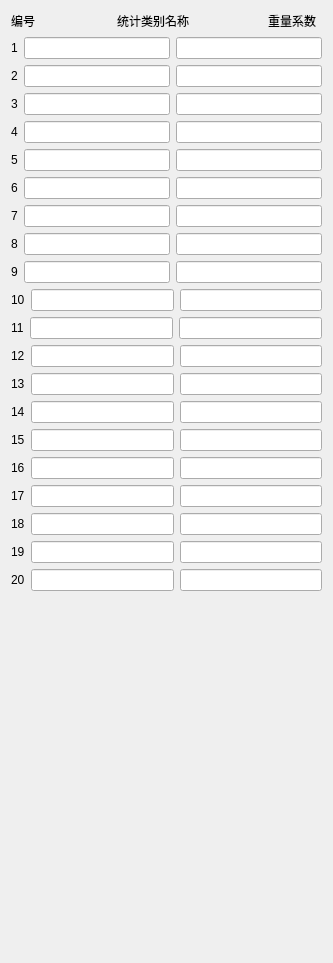
        <widget class="QWidget" name="scrollAreaWidgetContents_2">
         <property name="geometry">
          <rect>
           <x>0</x>
           <y>0</y>
           <width>333</width>
           <height>963</height>
          </rect>
         </property>
         <layout class="QGridLayout" name="gridLayout_3">
          <item row="18" column="1" colspan="7">
           <layout class="QGridLayout" name="gridLayout_84">
            <item row="0" column="2">
             <layout class="QHBoxLayout" name="horizontalLayout_346">
              <item>
               <widget class="myLineEdit" name="lineEditStatisticId_16">
                <property name="maximumSize">
                 <size>
                  <width>200</width>
                  <height>16777215</height>
                 </size>
                </property>
               </widget>
              </item>
             </layout>
            </item>
            <item row="0" column="1">
             <widget class="myLineEdit" name="bigclass1NameEdit_16"/>
            </item>
            <item row="0" column="0">
             <widget class="QLabel" name="label_18">
              <property name="text">
               <string>16</string>
              </property>
             </widget>
            </item>
           </layout>
          </item>
          <item row="17" column="1" colspan="7">
           <layout class="QGridLayout" name="gridLayout_70">
            <item row="0" column="2">
             <layout class="QHBoxLayout" name="horizontalLayout_332">
              <item>
               <widget class="myLineEdit" name="lineEditStatisticId_15">
                <property name="maximumSize">
                 <size>
                  <width>200</width>
                  <height>16777215</height>
                 </size>
                </property>
               </widget>
              </item>
             </layout>
            </item>
            <item row="0" column="1">
             <widget class="myLineEdit" name="bigclass1NameEdit_15"/>
            </item>
            <item row="0" column="0">
             <widget class="QLabel" name="label_17">
              <property name="text">
               <string>15</string>
              </property>
             </widget>
            </item>
           </layout>
          </item>
          <item row="13" column="1" colspan="7">
           <layout class="QGridLayout" name="gridLayout_73">
            <item row="0" column="2">
             <layout class="QHBoxLayout" name="horizontalLayout_335">
              <item>
               <widget class="myLineEdit" name="lineEditStatisticId_11">
                <property name="maximumSize">
                 <size>
                  <width>200</width>
                  <height>16777215</height>
                 </size>
                </property>
               </widget>
              </item>
             </layout>
            </item>
            <item row="0" column="1">
             <widget class="myLineEdit" name="bigclass1NameEdit_11"/>
            </item>
            <item row="0" column="0">
             <widget class="QLabel" name="label_13">
              <property name="text">
               <string>11</string>
              </property>
             </widget>
            </item>
           </layout>
          </item>
          <item row="21" column="1" colspan="7">
           <layout class="QGridLayout" name="gridLayout_90">
            <item row="0" column="2">
             <layout class="QHBoxLayout" name="horizontalLayout_352">
              <item>
               <widget class="myLineEdit" name="lineEditStatisticId_19">
                <property name="maximumSize">
                 <size>
                  <width>200</width>
                  <height>16777215</height>
                 </size>
                </property>
               </widget>
              </item>
             </layout>
            </item>
            <item row="0" column="1">
             <widget class="myLineEdit" name="bigclass1NameEdit_19"/>
            </item>
            <item row="0" column="0">
             <widget class="QLabel" name="label_21">
              <property name="text">
               <string>19</string>
              </property>
             </widget>
            </item>
           </layout>
          </item>
          <item row="19" column="1" colspan="7">
           <layout class="QGridLayout" name="gridLayout_88">
            <item row="0" column="1">
             <widget class="myLineEdit" name="bigclass1NameEdit_17"/>
            </item>
            <item row="0" column="2">
             <layout class="QHBoxLayout" name="horizontalLayout_350">
              <item>
               <widget class="myLineEdit" name="lineEditStatisticId_17">
                <property name="maximumSize">
                 <size>
                  <width>200</width>
                  <height>16777215</height>
                 </size>
                </property>
               </widget>
              </item>
             </layout>
            </item>
            <item row="0" column="0">
             <widget class="QLabel" name="label_19">
              <property name="text">
               <string>17</string>
              </property>
             </widget>
            </item>
           </layout>
          </item>
          <item row="11" column="1" colspan="7">
           <layout class="QGridLayout" name="gridLayout_61">
            <item row="0" column="1">
             <widget class="myLineEdit" name="bigclass1NameEdit_9"/>
            </item>
            <item row="0" column="2">
             <layout class="QHBoxLayout" name="horizontalLayout_323">
              <item>
               <widget class="myLineEdit" name="lineEditStatisticId_9">
                <property name="maximumSize">
                 <size>
                  <width>200</width>
                  <height>16777215</height>
                 </size>
                </property>
               </widget>
              </item>
             </layout>
            </item>
            <item row="0" column="0">
             <widget class="QLabel" name="label_11">
              <property name="text">
               <string>9</string>
              </property>
             </widget>
            </item>
           </layout>
          </item>
          <item row="1" column="6">
           <widget class="QLabel" name="label_26">
            <property name="text">
             <string>重量系数</string>
            </property>
           </widget>
          </item>
          <item row="4" column="1" colspan="7">
           <layout class="QGridLayout" name="gridLayout_62">
            <item row="0" column="3">
             <layout class="QHBoxLayout" name="horizontalLayout_324">
              <item>
               <widget class="myLineEdit" name="lineEditStatisticId_2">
                <property name="maximumSize">
                 <size>
                  <width>200</width>
                  <height>16777215</height>
                 </size>
                </property>
               </widget>
              </item>
             </layout>
            </item>
            <item row="0" column="2">
             <widget class="myLineEdit" name="bigclass1NameEdit_2"/>
            </item>
            <item row="0" column="1">
             <widget class="QLabel" name="label_3">
              <property name="text">
               <string>2</string>
              </property>
             </widget>
            </item>
           </layout>
          </item>
          <item row="3" column="1" colspan="7">
           <layout class="QGridLayout" name="gridLayout_56">
            <item row="1" column="2">
             <layout class="QHBoxLayout" name="horizontalLayout_318">
              <item>
               <widget class="myLineEdit" name="lineEditStatisticId_1">
                <property name="maximumSize">
                 <size>
                  <width>200</width>
                  <height>16777215</height>
                 </size>
                </property>
               </widget>
              </item>
             </layout>
            </item>
            <item row="1" column="1">
             <widget class="myLineEdit" name="bigclass1NameEdit_1"/>
            </item>
            <item row="1" column="0">
             <widget class="QLabel" name="label_2">
              <property name="text">
               <string>1</string>
              </property>
             </widget>
            </item>
           </layout>
          </item>
          <item row="12" column="1" colspan="7">
           <layout class="QGridLayout" name="gridLayout_64">
            <item row="0" column="2">
             <layout class="QHBoxLayout" name="horizontalLayout_326">
              <item>
               <widget class="myLineEdit" name="lineEditStatisticId_10">
                <property name="maximumSize">
                 <size>
                  <width>200</width>
                  <height>16777215</height>
                 </size>
                </property>
               </widget>
              </item>
             </layout>
            </item>
            <item row="0" column="1">
             <widget class="myLineEdit" name="bigclass1NameEdit_10"/>
            </item>
            <item row="0" column="0">
             <widget class="QLabel" name="label_12">
              <property name="text">
               <string>10</string>
              </property>
             </widget>
            </item>
           </layout>
          </item>
          <item row="7" column="1" colspan="7">
           <layout class="QGridLayout" name="gridLayout_58">
            <item row="0" column="2">
             <layout class="QHBoxLayout" name="horizontalLayout_320">
              <item>
               <widget class="myLineEdit" name="lineEditStatisticId_5">
                <property name="maximumSize">
                 <size>
                  <width>200</width>
                  <height>16777215</height>
                 </size>
                </property>
               </widget>
              </item>
             </layout>
            </item>
            <item row="0" column="1">
             <widget class="myLineEdit" name="bigclass1NameEdit_5"/>
            </item>
            <item row="0" column="0">
             <widget class="QLabel" name="label_7">
              <property name="text">
               <string>5</string>
              </property>
             </widget>
            </item>
           </layout>
          </item>
          <item row="15" column="1" colspan="7">
           <layout class="QGridLayout" name="gridLayout_67">
            <item row="0" column="1">
             <widget class="myLineEdit" name="bigclass1NameEdit_13"/>
            </item>
            <item row="0" column="2">
             <layout class="QHBoxLayout" name="horizontalLayout_329">
              <item>
               <widget class="myLineEdit" name="lineEditStatisticId_13">
                <property name="maximumSize">
                 <size>
                  <width>200</width>
                  <height>16777215</height>
                 </size>
                </property>
               </widget>
              </item>
             </layout>
            </item>
            <item row="0" column="0">
             <widget class="QLabel" name="label_15">
              <property name="text">
               <string>13</string>
              </property>
             </widget>
            </item>
           </layout>
          </item>
          <item row="6" column="1" colspan="7">
           <layout class="QGridLayout" name="gridLayout_57">
            <item row="0" column="2">
             <layout class="QHBoxLayout" name="horizontalLayout_319">
              <item>
               <widget class="myLineEdit" name="lineEditStatisticId_4">
                <property name="maximumSize">
                 <size>
                  <width>200</width>
                  <height>16777215</height>
                 </size>
                </property>
               </widget>
              </item>
             </layout>
            </item>
            <item row="0" column="1">
             <widget class="myLineEdit" name="bigclass1NameEdit_4"/>
            </item>
            <item row="0" column="0">
             <widget class="QLabel" name="label_6">
              <property name="text">
               <string>4</string>
              </property>
             </widget>
            </item>
           </layout>
          </item>
          <item row="20" column="1" colspan="7">
           <layout class="QGridLayout" name="gridLayout_85">
            <item row="0" column="1">
             <widget class="myLineEdit" name="bigclass1NameEdit_18"/>
            </item>
            <item row="0" column="2">
             <layout class="QHBoxLayout" name="horizontalLayout_347">
              <item>
               <widget class="myLineEdit" name="lineEditStatisticId_18">
                <property name="maximumSize">
                 <size>
                  <width>200</width>
                  <height>16777215</height>
                 </size>
                </property>
               </widget>
              </item>
             </layout>
            </item>
            <item row="0" column="0">
             <widget class="QLabel" name="label_20">
              <property name="text">
               <string>18</string>
              </property>
             </widget>
            </item>
           </layout>
          </item>
          <item row="8" column="1" colspan="7">
           <layout class="QGridLayout" name="gridLayout_65">
            <item row="0" column="2">
             <layout class="QHBoxLayout" name="horizontalLayout_327">
              <item>
               <widget class="myLineEdit" name="lineEditStatisticId_6">
                <property name="maximumSize">
                 <size>
                  <width>200</width>
                  <height>16777215</height>
                 </size>
                </property>
               </widget>
              </item>
             </layout>
            </item>
            <item row="0" column="1">
             <widget class="myLineEdit" name="bigclass1NameEdit_6"/>
            </item>
            <item row="0" column="0">
             <widget class="QLabel" name="label_8">
              <property name="text">
               <string>6</string>
              </property>
             </widget>
            </item>
           </layout>
          </item>
          <item row="16" column="1" colspan="7">
           <layout class="QGridLayout" name="gridLayout_72">
            <item row="0" column="1">
             <widget class="myLineEdit" name="bigclass1NameEdit_14"/>
            </item>
            <item row="0" column="2">
             <layout class="QHBoxLayout" name="horizontalLayout_334">
              <item>
               <widget class="myLineEdit" name="lineEditStatisticId_14">
                <property name="maximumSize">
                 <size>
                  <width>200</width>
                  <height>16777215</height>
                 </size>
                </property>
               </widget>
              </item>
             </layout>
            </item>
            <item row="0" column="0">
             <widget class="QLabel" name="label_16">
              <property name="text">
               <string>14</string>
              </property>
             </widget>
            </item>
           </layout>
          </item>
          <item row="1" column="4">
           <widget class="QLabel" name="label_25">
            <property name="text">
             <string>统计类别名称</string>
            </property>
           </widget>
          </item>
          <item row="5" column="1" colspan="7">
           <layout class="QGridLayout" name="gridLayout_59">
            <item row="0" column="1">
             <widget class="myLineEdit" name="bigclass1NameEdit_3"/>
            </item>
            <item row="0" column="2">
             <layout class="QHBoxLayout" name="horizontalLayout_321">
              <item>
               <widget class="myLineEdit" name="lineEditStatisticId_3">
                <property name="maximumSize">
                 <size>
                  <width>200</width>
                  <height>16777215</height>
                 </size>
                </property>
               </widget>
              </item>
             </layout>
            </item>
            <item row="0" column="0">
             <widget class="QLabel" name="label_5">
              <property name="text">
               <string>3</string>
              </property>
             </widget>
            </item>
           </layout>
          </item>
          <item row="14" column="1" colspan="7">
           <layout class="QGridLayout" name="gridLayout_92">
            <item row="0" column="1">
             <widget class="myLineEdit" name="bigclass1NameEdit_12"/>
            </item>
            <item row="0" column="2">
             <layout class="QHBoxLayout" name="horizontalLayout_354">
              <item>
               <widget class="myLineEdit" name="lineEditStatisticId_12">
                <property name="maximumSize">
                 <size>
                  <width>200</width>
                  <height>16777215</height>
                 </size>
                </property>
               </widget>
              </item>
             </layout>
            </item>
            <item row="0" column="0">
             <widget class="QLabel" name="label_14">
              <property name="text">
               <string>12</string>
              </property>
             </widget>
            </item>
           </layout>
          </item>
          <item row="9" column="1" colspan="7">
           <layout class="QGridLayout" name="gridLayout_63">
            <item row="0" column="1">
             <widget class="myLineEdit" name="bigclass1NameEdit_7"/>
            </item>
            <item row="0" column="2">
             <layout class="QHBoxLayout" name="horizontalLayout_325">
              <item>
               <widget class="myLineEdit" name="lineEditStatisticId_7">
                <property name="maximumSize">
                 <size>
                  <width>200</width>
                  <height>16777215</height>
                 </size>
                </property>
               </widget>
              </item>
             </layout>
            </item>
            <item row="0" column="0">
             <widget class="QLabel" name="label_9">
              <property name="text">
               <string>7</string>
              </property>
             </widget>
            </item>
           </layout>
          </item>
          <item row="23" column="1">
           <spacer name="verticalSpacer">
            <property name="orientation">
             <enum>Qt::Vertical</enum>
            </property>
            <property name="sizeHint" stdset="0">
             <size>
              <width>20</width>
              <height>40</height>
             </size>
            </property>
           </spacer>
          </item>
          <item row="1" column="3">
           <spacer name="horizontalSpacer_10">
            <property name="orientation">
             <enum>Qt::Horizontal</enum>
            </property>
            <property name="sizeHint" stdset="0">
             <size>
              <width>40</width>
              <height>20</height>
             </size>
            </property>
           </spacer>
          </item>
          <item row="10" column="1" colspan="7">
           <layout class="QGridLayout" name="gridLayout_60">
            <item row="0" column="2">
             <layout class="QHBoxLayout" name="horizontalLayout_322">
              <item>
               <widget class="myLineEdit" name="lineEditStatisticId_8">
                <property name="maximumSize">
                 <size>
                  <width>200</width>
                  <height>16777215</height>
                 </size>
                </property>
               </widget>
              </item>
             </layout>
            </item>
            <item row="0" column="1">
             <widget class="myLineEdit" name="bigclass1NameEdit_8"/>
            </item>
            <item row="0" column="0">
             <widget class="QLabel" name="label_10">
              <property name="text">
               <string>8</string>
              </property>
             </widget>
            </item>
           </layout>
          </item>
          <item row="22" column="1" colspan="7">
           <layout class="QGridLayout" name="gridLayout_68">
            <item row="0" column="1">
             <widget class="myLineEdit" name="bigclass1NameEdit_20"/>
            </item>
            <item row="0" column="2">
             <layout class="QHBoxLayout" name="horizontalLayout_330">
              <item>
               <widget class="myLineEdit" name="lineEditStatisticId_20">
                <property name="maximumSize">
                 <size>
                  <width>200</width>
                  <height>16777215</height>
                 </size>
                </property>
               </widget>
              </item>
             </layout>
            </item>
            <item row="0" column="0">
             <widget class="QLabel" name="label_22">
              <property name="text">
               <string>20</string>
              </property>
             </widget>
            </item>
           </layout>
          </item>
          <item row="1" column="5">
           <spacer name="horizontalSpacer_11">
            <property name="orientation">
             <enum>Qt::Horizontal</enum>
            </property>
            <property name="sizeHint" stdset="0">
             <size>
              <width>40</width>
              <height>20</height>
             </size>
            </property>
           </spacer>
          </item>
          <item row="1" column="1" colspan="2">
           <widget class="QLabel" name="label_23">
            <property name="text">
             <string>编号</string>
            </property>
           </widget>
          </item>
         </layout>
        </widget>
